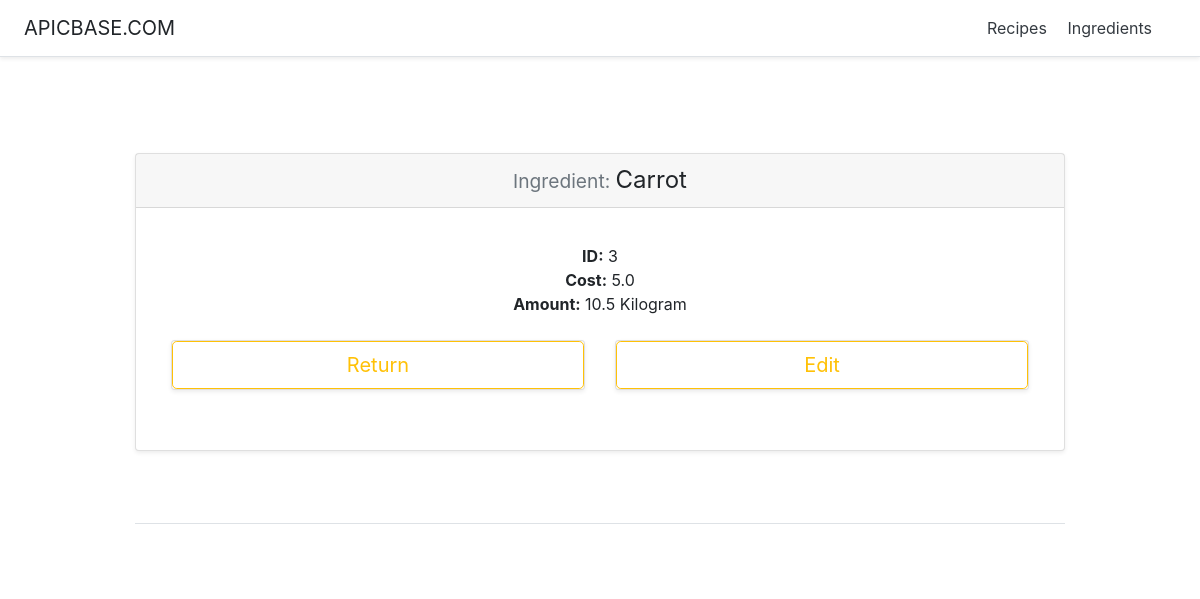
Page /recipeManager/ingredient/3/ on the committed database.
### recipeManager/models.py (models this page shows, shortened)
class Ingredient(models.Model):
    id = models.AutoField(primary_key=True)
    name = models.CharField(max_length=200)
    cost = models.FloatField()
    amount = models.FloatField()
    GRAMS='g.'
    KILOGRAMS='Kg.'
    CENTILITERS='cl.'
    LITERS='l.'
    UNIT_CHOICES = (
        (GRAMS, 'Gram'),
        (KILOGRAMS, 'Kilogram'),
        (CENTILITERS, 'Centiliter'),
        (LITERS, 'Liter')
    )
    unit = models.CharField(
        max_length=2,
        choices=UNIT_CHOICES,
        default=GRAMS,
    )

### recipeManager/views.py (the view)
# urls.py: path('ingredient/<int:pk>/', views.IngredientDetailView.as_view(), name='ingredientDetail'),
class IngredientDetailView(generic.DetailView):
    model = Ingredient
    template_name = 'recipeManager/ingredientDetail.html'

### recipeManager/templates/recipeManager/ingredientDetail.html (shortened to what this page needs)
<!DOCTYPE html>
<html lang="en">
   <head>
      {% load static %}
      <link href="{%static 'recipeManager/bootstrap.min.css'%}" rel="stylesheet">
      {% load static %}
      <link href="{% static 'recipeManager/pricing.css' %}" rel="stylesheet">
   </head>
   <body>
      <div class="d-flex flex-column flex-md-row align-items-center p-3 px-md-4 mb-3 bg-white border-bottom shadow-sm">
         <h5 class="my-0 mr-md-auto font-weight-normal">APICBASE.COM</h5>
         <nav class="my-2 my-md-0 mr-md-3">
            <a class="p-2 text-dark" href="{% url 'recipeManager:index' %}">Recipes</a>
            <a class="p-2 text-dark" href="{% url 'recipeManager:ingredients' %}">Ingredients</a>
         </nav>
      </div>
      <div class="pricing-header px-3 py-3 pt-md-5 pb-md-4 mx-auto text-center">
      </div>
      <div class="container">
         <div class="card-deck mb-3 text-center">
            <div class="card mb-4 shadow-sm">
               <form action="{% url 'recipeManager:updateIngredient' ingredient.id %}" method="post">
                  <div class="card-header">
                     <div id="headerIngredientName">
                        <h4 class="my-0 font-weight-normal"><small class="text-muted">Ingredient: </small>{{ ingredient.name }}</h4>
                     </div>
                  </div>
                  <div class="card-body">
                     <ul id="readingOptions" class="list-unstyled mt-3 mb-4">
                        <li><b>ID:</b> {{ ingredient.id }}</li>
                        <li><b>Cost:</b> {{ ingredient.cost }}</li>
                        <li><b>Amount:</b> {{ ingredient.amount }} {{ ingredient.get_unit_display }}</li>
                     </ul>
                     <div class="container">
                        <div class="card-deck mb-3 text-center">
                           <div id="returnButtonSection" class="card mb-4 shadow-sm">
                              <a href="{% url 'recipeManager:ingredients'%}" style="text-decoration:none;">
                              <button type="button" class="btn btn-lg btn-block btn-outline-warning">Return</button>
                              </a>
                           </div>
                           <div id="editButtonSection" class="card mb-4 shadow-sm">
                              <button id="editButton" type="button" class="btn btn-lg btn-block btn-outline-warning">Edit</button>
                           </div>
                        </div>
                     </div>
                  </div>
               </form>
            </div>
         </div>
         <footer class="pt-4 my-md-5 pt-md-5 border-top"></footer>
      </div>
   </body>
</html>

### recipeManager/static/recipeManager/pricing.css (style rules this page uses)
html { font-size: 14px; }
@media (min-width: 768px) { html { font-size: 16px; } }
.container { max-width: 960px; }
.pricing-header { max-width: 700px; }
.card-deck .card { min-width: 220px; }

### rows in the picture
Ingredient: name "Carrot", id "3", cost "5.0", amount "10.5", unit "Kilogram"
